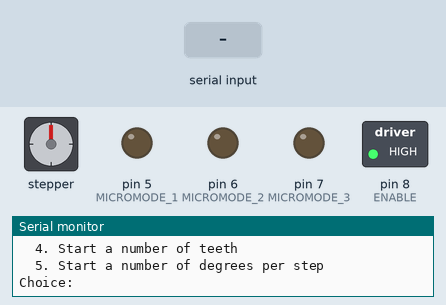
A sketch run on a simulated Arduino Uno, built with avr-gcc and run on an emulated ATmega328P. Parts: stepper motor, switched loads named in the sketch (green lamp = pin HIGH), output pins drawn as LEDs (lit = HIGH), the last lines printed to the serial monitor. The test bench sets the inputs (shaded band). Stepper angles assume 200 steps per turn.

Above: at 1.4 s.
1.5 s: "4\n" received over Serial
At 2.1 s:
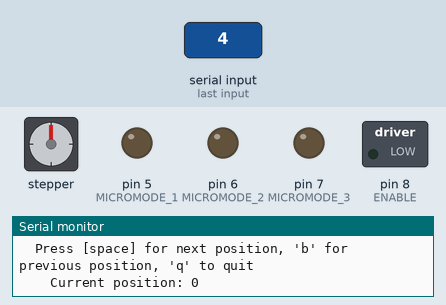
3.1 s: byte 32 (' ') received over Serial
At 9.9 s:
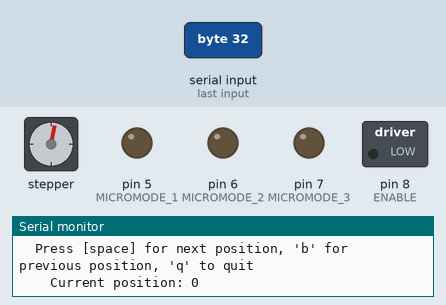
At 16.35 s:
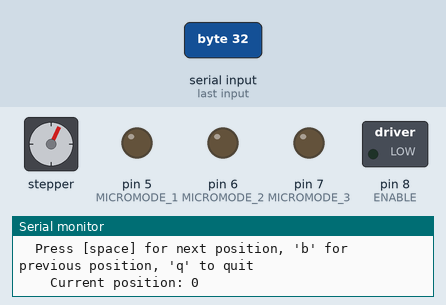
Timing chart, 0 to 16.6 s (numbered marks = the images above; inputs shaded):
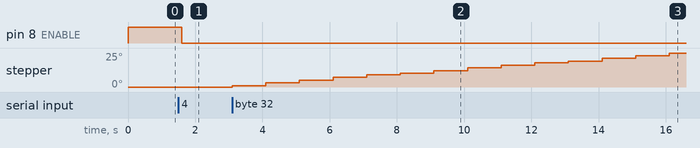

Measured:
- after the input at 1.5 s, pin 8 (ENABLE): HIGH → LOW after 0.10 s

The sketch:

DraaibankStepper.ino
```cpp
#include <AccelStepper.h>
#include <MultiStepper.h>
#include <EEPROM.h>

#define BACKSPACE 8

#define STEPPER_STEP_PIN 2
#define STEPPER_DIR_PIN 3

#define ENABLE 8

#define MICROMODE_1 5
#define MICROMODE_2 6
#define MICROMODE_3 7

#define MAXSPEED_ADDR 0               // int
#define ACCELERATION_ADDR 2           // int
#define STEPS_PER_REVOLUTION_ADDR 4   // long

// MACRO : Combines FROM_BYTES into TO_OBJECT of datatype "DATATYPE"
#define combineBytes(FROM_BYTES, DATATYPE, TO_OBJECT) TO_OBJECT = *((DATATYPE *)FROM_BYTES);

// MACRO : Splits FROM_DATA of DATATYPE into equivalent byte array TO_BYTES
#define splitBytes(FROM_DATA, DATATYPE, TO_BYTES) *((DATATYPE *)TO_BYTES) = FROM_DATA;

AccelStepper stepper(AccelStepper::DRIVER, STEPPER_STEP_PIN, STEPPER_DIR_PIN);

void setup() {
  // Initialize Serial @ 9600 baud
  Serial.begin(9600);

  pinMode(ENABLE, OUTPUT);

  // Set microstelling mode
  pinMode(MICROMODE_1, OUTPUT);
  pinMode(MICROMODE_2, OUTPUT);
  pinMode(MICROMODE_3, OUTPUT);
  digitalWrite(MICROMODE_1, LOW);
  digitalWrite(MICROMODE_2, LOW);
  digitalWrite(MICROMODE_3, LOW);

  initialize();
  menu();
  while(Serial.available()){
    Serial.read();
  }
}

void loop() {
  while(Serial.available()){
    char user_input = Serial.read();
    Serial.println();
    switch(user_input) {
      case '1': {
        Serial.print("Enter the maxSpeed: ");
        String maxSpeed = readString();
        if(maxSpeed.length() > 0) {
          EEPromWriteInt(MAXSPEED_ADDR, maxSpeed.toInt());
        }
        initialize();
        } break;
      case '2': {
        Serial.print("Enter the acceleration: ");
        String acceleration = readString();
        if(acceleration.length() > 0) {
          EEPromWriteInt(ACCELERATION_ADDR, acceleration.toInt());
        }
        initialize();
      } break;
      case '3': {
        Serial.print("Enter the number of steps per revolution: ");
        String stepsPerRevolution = readString();
        if(stepsPerRevolution.length() > 0) {
          EEPromWriteLong(STEPS_PER_REVOLUTION_ADDR, atol(stepsPerRevolution.c_str()));
        }
      } break;
      case '4': {
        Serial.print("Enter the number of teeth: ");
        String teeth = readString();
        float stepsPerRevolution = (float)EEPromReadLong(STEPS_PER_REVOLUTION_ADDR);
        float stepsPerTooth = stepsPerRevolution / teeth.toFloat();
        Serial.print("Number of steps per tooth: ");
        Serial.println(stepsPerTooth);

        // Fill the array with all tooth positions
        long toothPositions[teeth.toInt()+1];
        for(int i=0; i<teeth.toInt(); i++) {
          toothPositions[i] = stepsPerTooth * i;
        }
        toothPositions[teeth.toInt()] = stepsPerRevolution;

        Serial.println("  Press [space] for next position, 'b' for previous position, 'q' to quit");
        stepper.setCurrentPosition(0);
        Serial.println("    Current position: 0");
        int step = 0;
        digitalWrite(ENABLE, LOW); // Enable motor
        while(1) {
          while(Serial.available()) {
            char command = Serial.read();
            switch(command) {
              case ' ': {
                step++;
                long newPosition = toothPositions[step];
                stepper.runToNewPosition(newPosition);
                Serial.print("    Current position: ");
                Serial.print(step);
                Serial.print(", ");
                Serial.println(newPosition);
                if(step == teeth.toInt()) {
                  step = 0;
                  stepper.setCurrentPosition(0);
                }
                } break;
              case 'b': {
                step--;
                if(step == -1) {
                  stepper.setCurrentPosition(stepsPerRevolution);
                  step = teeth.toInt() - 1;
                }
                long newPosition = toothPositions[step];
                stepper.runToNewPosition(newPosition);
                Serial.print("    Current position: ");
                Serial.print(step);
                Serial.print(", ");
                Serial.println(newPosition);
               } break;
              case 'q':
                menu();
                return;
                break;
            }
          }
        }
      } break;
      case '5': {
        Serial.print("Enter the number of degrees per step: ");
        int degreesPerStep = readString().toInt();
        float stepsPerRevolution = (float)EEPromReadLong(STEPS_PER_REVOLUTION_ADDR);
        float stepsPerPosition = stepsPerRevolution / 360.0 * (float)degreesPerStep;
        Serial.print("Number of steps per position change: ");
        Serial.println((long)stepsPerPosition);

        Serial.println("  Press [space] for next position, 'b' for previous position, 'q' to quit");
        int currentAngle = 0;
        stepper.setCurrentPosition(0);
        Serial.println("    Current angle: 0");
        digitalWrite(ENABLE, LOW); // Enable motor
        while(1) {
          while(Serial.available()) {
            char command = Serial.read();
            switch(command) {
              case ' ': {
                stepper.setCurrentPosition(0);
                stepper.runToNewPosition(stepsPerPosition);
                currentAngle += degreesPerStep;
                if(currentAngle >= 360) currentAngle -= 360;
                Serial.print("    Current angle: ");
                Serial.println(currentAngle);
                } break;
              case 'b': {
                stepper.setCurrentPosition(stepsPerPosition);
                stepper.runToNewPosition(0);
                currentAngle -= degreesPerStep;
                if(currentAngle < 0) currentAngle += 360;
                Serial.print("    Current angle: ");
                Serial.println(currentAngle);
               } break;
              case 'q':
                menu();
                return;
                break;
            }
          }
        }
      } break;
    }

    menu();
  }
  //stepper.runSpeed();
  //stepper.runToNewPosition(4000);
  //stepper.runToNewPosition(0);
}

void initialize() {
  Serial.println();
  Serial.println("Initializing...");
  int maxSpeed = EEPromReadInt(MAXSPEED_ADDR);
  Serial.print("   Setting maxSpeed to ");
  Serial.println(maxSpeed);
  stepper.setMaxSpeed(maxSpeed);

  int acceleration = EEPromReadInt(ACCELERATION_ADDR);
  Serial.print("   Setting acceleration to ");
  Serial.println(acceleration);
  stepper.setAcceleration(acceleration);
}

void menu() {
  digitalWrite(ENABLE, HIGH); // Disable motor

  int maxSpeed = EEPromReadInt(MAXSPEED_ADDR);
  int acceleration = EEPromReadInt(ACCELERATION_ADDR);
  long stepsPerRevolution = EEPromReadLong(STEPS_PER_REVOLUTION_ADDR);
  Serial.println();
  Serial.println("Menu:");
  Serial.print("  1. Set maximum speed: ");
  Serial.println(maxSpeed);
  Serial.print("  2. Set acceleration: ");
  Serial.println(acceleration);
  Serial.print("  3. Set number of steps per revolution: ");
  Serial.println(stepsPerRevolution);
  Serial.println("  4. Start a number of teeth");
  Serial.println("  5. Start a number of degrees per step");
  Serial.print("Choice: ");
}

String readString() {
  String input;
  while(1) {
    while(Serial.available()) {
      char received = Serial.read();
      switch(received) {
        case '\r':
        case '\n':
          Serial.println();
          return input;
        case BACKSPACE:
          if(input.length() > 0) {
            Serial.write(8);
            Serial.write(' ');
            Serial.write(8);
            input.remove(input.length()-1);
          }
          break;
        default:
          Serial.write(received);
          input += received;
      }
    }
  }
}

// Writes Integer's equivalent bytes to address and address + 1
void EEPromWriteInt(unsigned int address, int data)
{
  const byte sizeOfdataType = sizeof(int);
  byte tempBuffer[sizeOfdataType];
  splitBytes(data, int, tempBuffer);
  for(byte index = 0; index < sizeOfdataType; index++) {
    EEPROM.write(address + index, tempBuffer[index]);
  }
}

// Reads bytes from address and address + 1 and returns equivalent int
int EEPromReadInt(unsigned int address)
{
  const byte sizeOfdataType = sizeof(int);
  byte tempBuffer[sizeOfdataType];
  int result;
  for(byte index = 0; index < sizeOfdataType; index++) {
    tempBuffer[index] = EEPROM.read(address + index);
  }
  combineBytes(tempBuffer, int, result);

  return result;
}

// Writes long's equivalent bytes to address, address + 1, address + 2 and address + 3
void EEPromWriteLong(unsigned int address, long data)
{
  const byte sizeOfdataType = sizeof(long);
  byte tempBuffer[sizeOfdataType];
  splitBytes(data, long, tempBuffer);
  for(byte index = 0; index < sizeOfdataType; index++) {
    EEPROM.write(address + index, tempBuffer[index]);
  }
}

// Reads bytes from address, address + 1, address + 2 and address + 3 and returns equivalent long
long EEPromReadLong(unsigned int address)
{
  const byte sizeOfdataType = sizeof(long);
  byte tempBuffer[sizeOfdataType];
  long result;
  for(byte index = 0; index < sizeOfdataType; index++) {
    tempBuffer[index] = EEPROM.read(address + index);
  }
  combineBytes(tempBuffer, long, result);

  return result;
}

// Writes Double's equivalent bytes to address, address + 1, address + 2 and address + 3
void EEPromWriteDouble(unsigned int address, double data)
{
  const byte sizeOfdataType = sizeof(double);
  byte tempBuffer[sizeOfdataType];
  splitBytes(data, double, tempBuffer);
  for(byte index = 0; index < sizeOfdataType; index++) {
    EEPROM.write(address + index, tempBuffer[index]);
  }
}

// Reads bytes from address, address + 1, address + 2 and address + 3 and returns equivalent double
double EEPromReadDouble(unsigned int address)
{
  const byte sizeOfdataType = sizeof(double);
  byte tempBuffer[sizeOfdataType];
  double result;
  for(byte index = 0; index < sizeOfdataType; index++) {
    tempBuffer[index] = EEPROM.read(address + index);
  }
  combineBytes(tempBuffer, double, result);

  return result;
}
```
